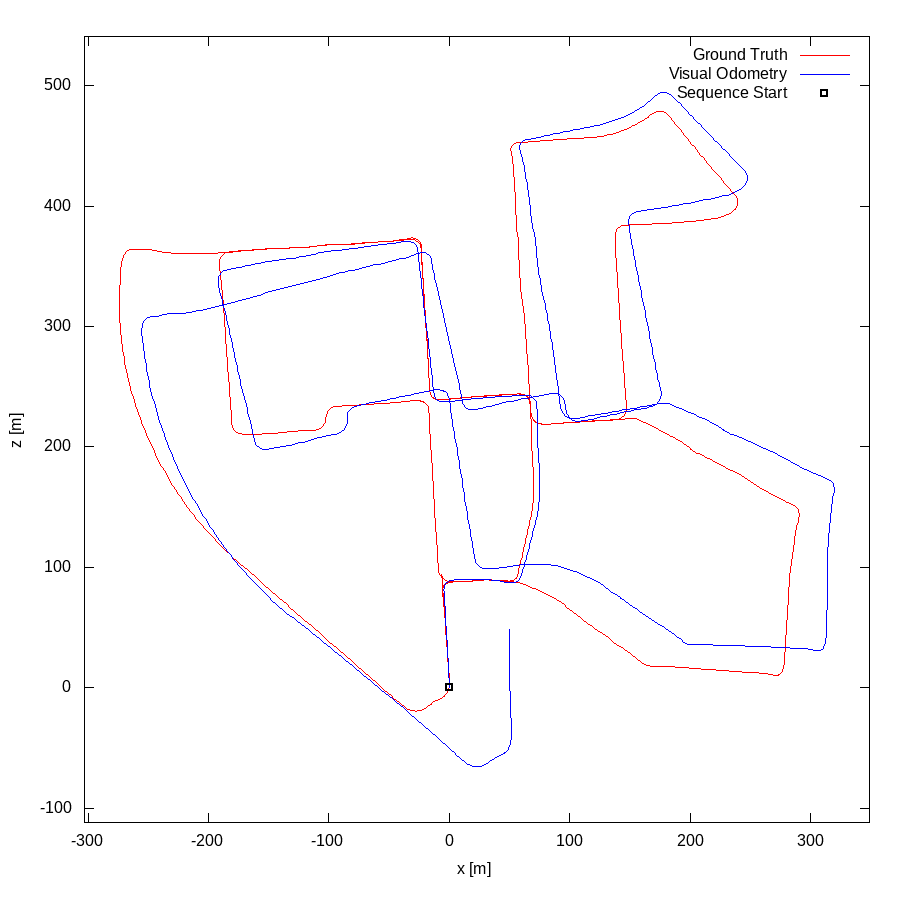

Here is the gnuplot script that generated this plot:
set term postscript eps enhanced color
set output "00.eps"
set size ratio -1
set xrange [-303:349]
set yrange [-112:541]
set xlabel "x [m]"
set ylabel "z [m]"
plot "00.txt" using 1:2 lc rgb "#FF0000" title 'Ground Truth' w lines,"00.txt" using 3:4 lc rgb "#0000FF" title 'Visual Odometry' w lines,"< head -1 00.txt" using 1:2 lc rgb "#000000" pt 4 ps 1 lw 2 title 'Sequence Start' w points
